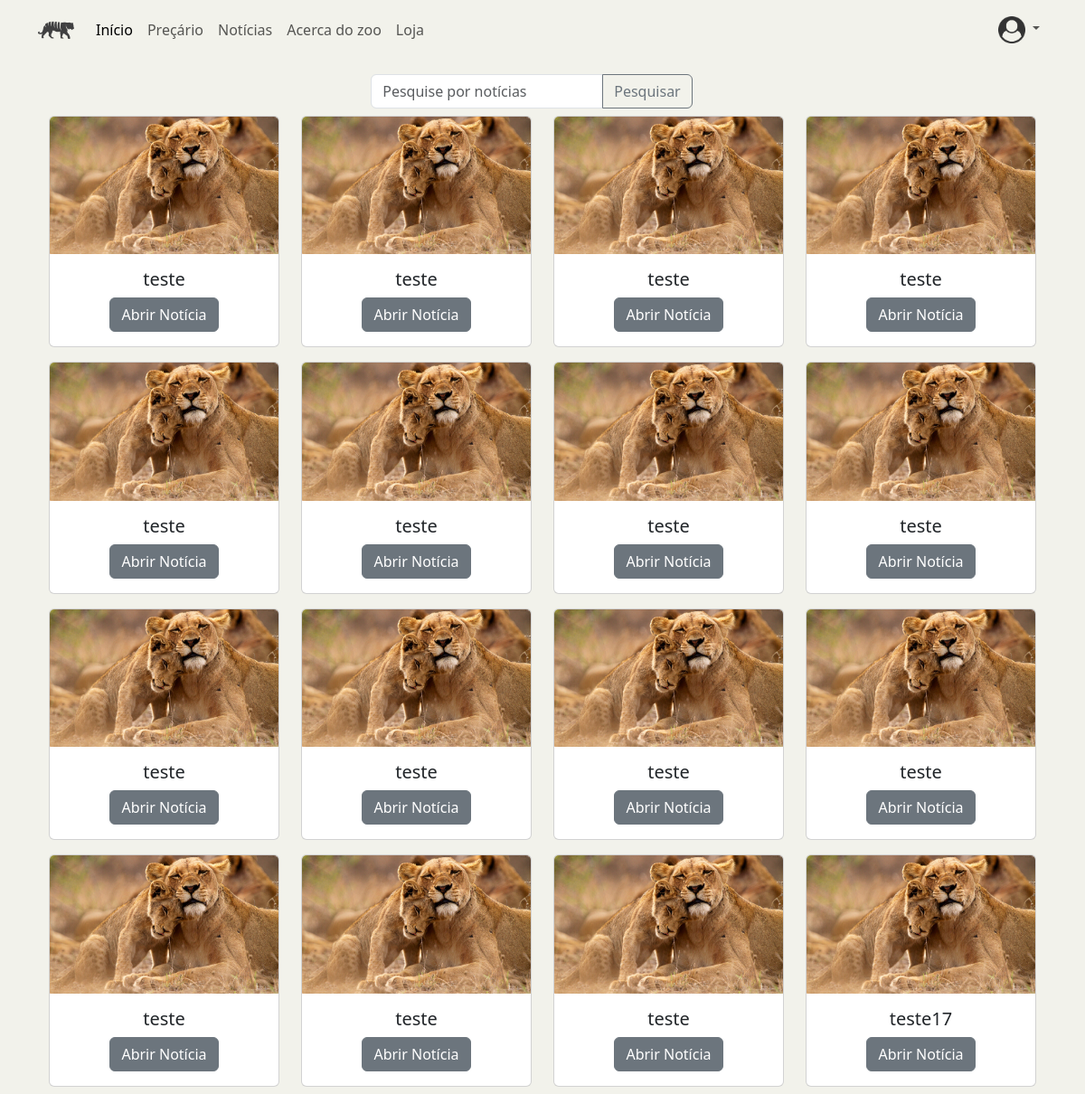
/noticias, run on the app's committed database.
### ZOO_App/models.py (models this page shows)
class Noticia(models.Model):
    imagem = models.FileField(upload_to="noticias", null=True)
    descricao = models.CharField(max_length=200)
    titulo = models.CharField(max_length=20)

### ZOO_App/views.py (the view, shortened to what this page needs)
# urls.py: path('noticias',views.render_noticias, name='listagem_noticias'),
def render_noticias(request):
    lista_noticias = Noticia.objects.all()
    lista_noticias = list(lista_noticias)
    if "searchTerm" in request.POST:
        searchTerm = request.POST["searchTerm"]
        for item in lista_noticias.copy():
            if item.descricao.find(searchTerm) == -1 and item.titulo.find(searchTerm) == -1:
                lista_noticias.remove(item)
    return render(request, 'ZOO_App/listagem_noticias.html',
                  {'noticias': lista_noticias, 'all' :list})

### ZOO_App/templates/ZOO_App/listagem_noticias.html (shortened to what this page needs)
{%extends "./index.html"%} {% block conteudo %} {% load static %}
<form
  class="row w-100 mt-3 justify-content-center"
  action="{% url 'ZOO_App:listagem_noticias' %}"
  method="post"
>
  <div class="col-auto">
    <div class="input-group">
      <input
        type="text"
        name="searchTerm"
        placeholder="Pesquise por notícias"
        class="form-control"
      />
      <button type="submit" class="btn btn-outline-secondary">Pesquisar</button>
    </div>
  </div>
</form>
<div class="container text-center">
<div class="container text-center">
  <div class="row row-cols-md-4">
    {% for noticia in noticias %}
    <div class="col my-2">
      <div class="card">
        <img
          src="{{ noticia.imagem.url }}"
          class="card-img-top"
          alt="imagem da noticia"
        />
        <div class="card-body">
          <h5 class="card-title">{{noticia.titulo}}</h5>
          <a
            href="{% url 'ZOO_App:detalhe_noticia' noticia.id %}"
            class="btn btn-secondary"
            >Abrir Notícia</a
          >
        </div>
      </div>
    </div>
    {% endfor %}
  </div>
</div>
{% endblock %}

### ZOO_App/templates/ZOO_App/index.html (style rules this page uses)
a { text-decoration: none; }
body { padding: 0px; margin: 0px; width: 100%; background-color: rgb(242, 242, 235); }

### data on the page
Noticia: titulo "teste"
Noticia: titulo "teste"
Noticia: titulo "teste"
Noticia: titulo "teste"
Noticia: titulo "teste"
Noticia: titulo "teste"
Noticia: titulo "teste"
Noticia: titulo "teste"
Noticia: titulo "teste"
Noticia: titulo "teste"
Noticia: titulo "teste"
Noticia: titulo "teste"
Noticia: titulo "teste"
Noticia: titulo "teste"
Noticia: titulo "teste"
Noticia: titulo "teste17"
